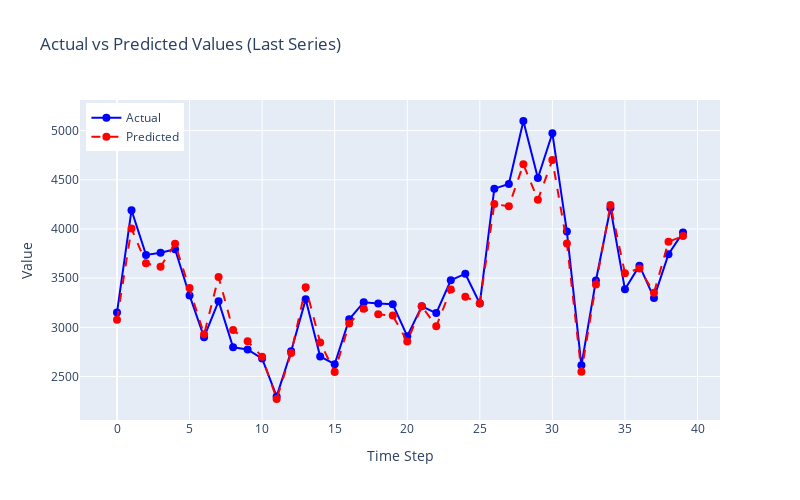

The notebook cell this image was saved under:
### Code cell
fig = go.Figure()

fig.add_trace(
    go.Scatter(x=list(range(40)), y=y[-1], mode='lines+markers',
               name='Actual', line=dict(color='blue'), marker=dict(size=8))
)

fig.add_trace(
    go.Scatter(x=list(range(40)), y=y_pred_all[-1], mode='lines+markers',
               name='Predicted', line=dict(color='red', dash='dash'), marker=dict(size=8))
)

fig.update_layout(
    height=500,
    width=800,
    title_text="Actual vs Predicted Values (Last Series)",
    xaxis_title="Time Step",
    yaxis_title="Value",
    legend=dict(yanchor="top", y=0.99, xanchor="left", x=0.01)
)
fig.show()

### Figure 1 — Plotly figure (JSON) as saved in the notebook; plotly's stock layout.template omitted (floating-point values rounded to 4 significant figures)
{"data": [{"line": {"color": "blue"}, "marker": {"size": 8}, "mode": "lines+markers", "name": "Actual", "type": "scatter", "x": [0, 1, 2, 3, 4, 5, 6, 7, 8, 9, 10, 11, 12, 13, 14, 15, 16, 17, 18, 19, 20, 21, 22, 23, 24, 25, 26, 27, 28, 29, 30, 31, 32, 33, 34, 35, 36, 37, 38, 39], "y": [3151.0, 4191.0, 3736.0, 3758.0, 3794.0, 3324.0, 2899.0, 3266.0, 2797.0, 2774.0, 2682.0, 2297.0, 2756.0, 3284.0, 2703.0, 2625.0, 3081.0, 3255.0, 3243.0, 3234.0, 2910.0, 3214.0, 3145.0, 3478.0, 3545.0, 3242.0, 4410.0, 4458.0, 5098.0, 4518.0, 4973.0, 3973.0, 2613.0, 3476.0, 4213.0, 3386.0, 3627.0, 3299.0, 3743.0, 3965.0]}, {"line": {"color": "red", "dash": "dash"}, "marker": {"size": 8}, "mode": "lines+markers", "name": "Predicted", "type": "scatter", "x": [0, 1, 2, 3, 4, 5, 6, 7, 8, 9, 10, 11, 12, 13, 14, 15, 16, 17, 18, 19, 20, 21, 22, 23, 24, 25, 26, 27, 28, 29, 30, 31, 32, 33, 34, 35, 36, 37, 38, 39], "y": [3078.0, 4004.0, 3652.0, 3616.0, 3850.0, 3399.0, 2929.0, 3511.0, 2972.0, 2858.0, 2700.0, 2271.0, 2739.0, 3408.0, 2846.0, 2545.0, 3039.0, 3189.0, 3133.0, 3119.0, 2855.0, 3214.0, 3010.0, 3385.0, 3310.0, 3245.0, 4254.0, 4230.0, 4657.0, 4297.0, 4700.0, 3853.0, 2547.0, 3434.0, 4244.0, 3550.0, 3598.0, 3351.0, 3870.0, 3928.0]}], "layout": {"height": 500, "legend": {"x": 0.01, "xanchor": "left", "y": 0.99, "yanchor": "top"}, "title": {"text": "Actual vs Predicted Values (Last Series)"}, "width": 800, "xaxis": {"title": {"text": "Time Step"}}, "yaxis": {"title": {"text": "Value"}}}}
